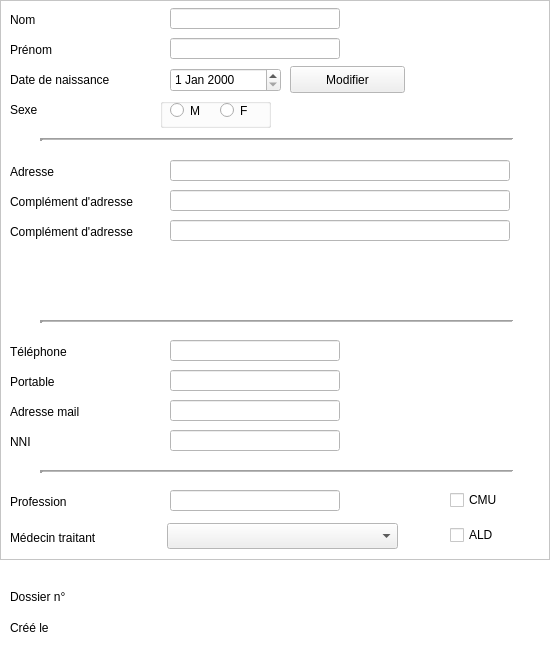
<?xml version="1.0" encoding="UTF-8"?>
<ui version="4.0">
 <class>dlg_identificationpatient</class>
 <widget class="QDialog" name="dlg_identificationpatient">
  <property name="windowModality">
   <enum>Qt::ApplicationModal</enum>
  </property>
  <property name="geometry">
   <rect>
    <x>0</x>
    <y>0</y>
    <width>550</width>
    <height>670</height>
   </rect>
  </property>
  <property name="sizePolicy">
   <sizepolicy hsizetype="Fixed" vsizetype="Fixed">
    <horstretch>0</horstretch>
    <verstretch>0</verstretch>
   </sizepolicy>
  </property>
  <property name="minimumSize">
   <size>
    <width>550</width>
    <height>670</height>
   </size>
  </property>
  <property name="maximumSize">
   <size>
    <width>550</width>
    <height>1200</height>
   </size>
  </property>
  <property name="palette">
   <palette>
    <active>
     <colorrole role="Base">
      <brush brushstyle="SolidPattern">
       <color alpha="255">
        <red>255</red>
        <green>255</green>
        <blue>255</blue>
       </color>
      </brush>
     </colorrole>
     <colorrole role="Window">
      <brush brushstyle="SolidPattern">
       <color alpha="255">
        <red>255</red>
        <green>255</green>
        <blue>255</blue>
       </color>
      </brush>
     </colorrole>
    </active>
    <inactive>
     <colorrole role="Base">
      <brush brushstyle="SolidPattern">
       <color alpha="255">
        <red>255</red>
        <green>255</green>
        <blue>255</blue>
       </color>
      </brush>
     </colorrole>
     <colorrole role="Window">
      <brush brushstyle="SolidPattern">
       <color alpha="255">
        <red>255</red>
        <green>255</green>
        <blue>255</blue>
       </color>
      </brush>
     </colorrole>
    </inactive>
    <disabled>
     <colorrole role="Base">
      <brush brushstyle="SolidPattern">
       <color alpha="255">
        <red>255</red>
        <green>255</green>
        <blue>255</blue>
       </color>
      </brush>
     </colorrole>
     <colorrole role="Window">
      <brush brushstyle="SolidPattern">
       <color alpha="255">
        <red>255</red>
        <green>255</green>
        <blue>255</blue>
       </color>
      </brush>
     </colorrole>
    </disabled>
   </palette>
  </property>
  <property name="focusPolicy">
   <enum>Qt::NoFocus</enum>
  </property>
  <property name="contextMenuPolicy">
   <enum>Qt::PreventContextMenu</enum>
  </property>
  <property name="windowTitle">
   <string>Identification patient</string>
  </property>
  <widget class="QFrame" name="Principalframe">
   <property name="geometry">
    <rect>
     <x>0</x>
     <y>0</y>
     <width>550</width>
     <height>560</height>
    </rect>
   </property>
   <property name="minimumSize">
    <size>
     <width>0</width>
     <height>560</height>
    </size>
   </property>
   <property name="frameShape">
    <enum>QFrame::StyledPanel</enum>
   </property>
   <property name="frameShadow">
    <enum>QFrame::Raised</enum>
   </property>
   <widget class="QLineEdit" name="NNIlineEdit">
    <property name="geometry">
     <rect>
      <x>170</x>
      <y>430</y>
      <width>170</width>
      <height>21</height>
     </rect>
    </property>
    <property name="maxLength">
     <number>15</number>
    </property>
   </widget>
   <widget class="Line" name="line_3">
    <property name="geometry">
     <rect>
      <x>40</x>
      <y>470</y>
      <width>475</width>
      <height>3</height>
     </rect>
    </property>
    <property name="frameShadow">
     <enum>QFrame::Sunken</enum>
    </property>
    <property name="lineWidth">
     <number>3</number>
    </property>
    <property name="midLineWidth">
     <number>1</number>
    </property>
    <property name="orientation">
     <enum>Qt::Horizontal</enum>
    </property>
   </widget>
   <widget class="QLineEdit" name="TellineEdit">
    <property name="geometry">
     <rect>
      <x>170</x>
      <y>340</y>
      <width>170</width>
      <height>21</height>
     </rect>
    </property>
    <property name="maxLength">
     <number>17</number>
    </property>
   </widget>
   <widget class="UpPushButton" name="ModifierDDNupPushButton">
    <property name="geometry">
     <rect>
      <x>290</x>
      <y>66</y>
      <width>115</width>
      <height>27</height>
     </rect>
    </property>
    <property name="focusPolicy">
     <enum>Qt::NoFocus</enum>
    </property>
    <property name="text">
     <string>Modifier</string>
    </property>
   </widget>
   <widget class="Line" name="line_2">
    <property name="geometry">
     <rect>
      <x>40</x>
      <y>320</y>
      <width>475</width>
      <height>3</height>
     </rect>
    </property>
    <property name="frameShadow">
     <enum>QFrame::Sunken</enum>
    </property>
    <property name="lineWidth">
     <number>3</number>
    </property>
    <property name="midLineWidth">
     <number>1</number>
    </property>
    <property name="orientation">
     <enum>Qt::Horizontal</enum>
    </property>
   </widget>
   <widget class="UpLineEdit" name="NomlineEdit">
    <property name="geometry">
     <rect>
      <x>170</x>
      <y>8</y>
      <width>170</width>
      <height>21</height>
     </rect>
    </property>
    <property name="focusPolicy">
     <enum>Qt::StrongFocus</enum>
    </property>
    <property name="contextMenuPolicy">
     <enum>Qt::DefaultContextMenu</enum>
    </property>
    <property name="maxLength">
     <number>45</number>
    </property>
   </widget>
   <widget class="QCheckBox" name="ALDcheckBox">
    <property name="geometry">
     <rect>
      <x>450</x>
      <y>525</y>
      <width>51</width>
      <height>20</height>
     </rect>
    </property>
    <property name="text">
     <string>ALD</string>
    </property>
   </widget>
   <widget class="QLabel" name="NNIlabel">
    <property name="geometry">
     <rect>
      <x>10</x>
      <y>434</y>
      <width>145</width>
      <height>16</height>
     </rect>
    </property>
    <property name="text">
     <string>NNI</string>
    </property>
   </widget>
   <widget class="QLineEdit" name="ProfessionlineEdit">
    <property name="geometry">
     <rect>
      <x>170</x>
      <y>490</y>
      <width>170</width>
      <height>21</height>
     </rect>
    </property>
    <property name="maxLength">
     <number>45</number>
    </property>
   </widget>
   <widget class="QLineEdit" name="MaillineEdit">
    <property name="geometry">
     <rect>
      <x>170</x>
      <y>400</y>
      <width>170</width>
      <height>21</height>
     </rect>
    </property>
    <property name="maxLength">
     <number>45</number>
    </property>
   </widget>
   <widget class="QLabel" name="Prenomlabel">
    <property name="geometry">
     <rect>
      <x>10</x>
      <y>42</y>
      <width>145</width>
      <height>16</height>
     </rect>
    </property>
    <property name="text">
     <string>Prénom</string>
    </property>
   </widget>
   <widget class="QLabel" name="Adresse2label">
    <property name="geometry">
     <rect>
      <x>10</x>
      <y>194</y>
      <width>145</width>
      <height>16</height>
     </rect>
    </property>
    <property name="text">
     <string>Complément d'adresse</string>
    </property>
   </widget>
   <widget class="QLabel" name="Maillabel">
    <property name="geometry">
     <rect>
      <x>10</x>
      <y>404</y>
      <width>145</width>
      <height>16</height>
     </rect>
    </property>
    <property name="text">
     <string>Adresse mail</string>
    </property>
   </widget>
   <widget class="UpLineEdit" name="PrenomlineEdit">
    <property name="geometry">
     <rect>
      <x>170</x>
      <y>38</y>
      <width>170</width>
      <height>21</height>
     </rect>
    </property>
    <property name="focusPolicy">
     <enum>Qt::StrongFocus</enum>
    </property>
    <property name="contextMenuPolicy">
     <enum>Qt::DefaultContextMenu</enum>
    </property>
    <property name="maxLength">
     <number>45</number>
    </property>
   </widget>
   <widget class="QGroupBox" name="SexegroupBox">
    <property name="geometry">
     <rect>
      <x>160</x>
      <y>98</y>
      <width>111</width>
      <height>30</height>
     </rect>
    </property>
    <property name="title">
     <string/>
    </property>
    <property name="flat">
     <bool>true</bool>
    </property>
    <widget class="QRadioButton" name="MradioButton">
     <property name="geometry">
      <rect>
       <x>10</x>
       <y>0</y>
       <width>35</width>
       <height>25</height>
      </rect>
     </property>
     <property name="focusPolicy">
      <enum>Qt::StrongFocus</enum>
     </property>
     <property name="text">
      <string>M</string>
     </property>
     <property name="autoExclusive">
      <bool>true</bool>
     </property>
    </widget>
    <widget class="QRadioButton" name="FradioButton">
     <property name="geometry">
      <rect>
       <x>60</x>
       <y>0</y>
       <width>35</width>
       <height>25</height>
      </rect>
     </property>
     <property name="focusPolicy">
      <enum>Qt::StrongFocus</enum>
     </property>
     <property name="text">
      <string>F</string>
     </property>
     <property name="autoExclusive">
      <bool>true</bool>
     </property>
    </widget>
   </widget>
   <widget class="QLabel" name="Sexelabel">
    <property name="geometry">
     <rect>
      <x>10</x>
      <y>102</y>
      <width>145</width>
      <height>16</height>
     </rect>
    </property>
    <property name="text">
     <string>Sexe</string>
    </property>
   </widget>
   <widget class="QLabel" name="Adresse3label">
    <property name="geometry">
     <rect>
      <x>10</x>
      <y>224</y>
      <width>145</width>
      <height>16</height>
     </rect>
    </property>
    <property name="text">
     <string>Complément d'adresse</string>
    </property>
   </widget>
   <widget class="QLabel" name="DDNlabel">
    <property name="geometry">
     <rect>
      <x>10</x>
      <y>72</y>
      <width>145</width>
      <height>16</height>
     </rect>
    </property>
    <property name="text">
     <string>Date de naissance</string>
    </property>
   </widget>
   <widget class="QLineEdit" name="Adresse1lineEdit">
    <property name="geometry">
     <rect>
      <x>170</x>
      <y>160</y>
      <width>340</width>
      <height>21</height>
     </rect>
    </property>
    <property name="maxLength">
     <number>70</number>
    </property>
    <property name="frame">
     <bool>true</bool>
    </property>
   </widget>
   <widget class="QLabel" name="Tellabel">
    <property name="geometry">
     <rect>
      <x>10</x>
      <y>344</y>
      <width>145</width>
      <height>16</height>
     </rect>
    </property>
    <property name="text">
     <string>Téléphone</string>
    </property>
   </widget>
   <widget class="QLabel" name="Portlabel">
    <property name="geometry">
     <rect>
      <x>10</x>
      <y>374</y>
      <width>145</width>
      <height>16</height>
     </rect>
    </property>
    <property name="text">
     <string>Portable</string>
    </property>
   </widget>
   <widget class="QLineEdit" name="Adresse2lineEdit">
    <property name="geometry">
     <rect>
      <x>170</x>
      <y>190</y>
      <width>340</width>
      <height>21</height>
     </rect>
    </property>
    <property name="maxLength">
     <number>70</number>
    </property>
    <property name="frame">
     <bool>true</bool>
    </property>
   </widget>
   <widget class="QLineEdit" name="Adresse3lineEdit">
    <property name="geometry">
     <rect>
      <x>170</x>
      <y>220</y>
      <width>340</width>
      <height>21</height>
     </rect>
    </property>
    <property name="maxLength">
     <number>70</number>
    </property>
    <property name="frame">
     <bool>true</bool>
    </property>
   </widget>
   <widget class="QLabel" name="Adresse1label">
    <property name="geometry">
     <rect>
      <x>10</x>
      <y>164</y>
      <width>145</width>
      <height>16</height>
     </rect>
    </property>
    <property name="text">
     <string>Adresse</string>
    </property>
   </widget>
   <widget class="QLabel" name="Professionlabel">
    <property name="geometry">
     <rect>
      <x>10</x>
      <y>494</y>
      <width>145</width>
      <height>16</height>
     </rect>
    </property>
    <property name="text">
     <string>Profession</string>
    </property>
   </widget>
   <widget class="Line" name="line">
    <property name="geometry">
     <rect>
      <x>40</x>
      <y>138</y>
      <width>475</width>
      <height>3</height>
     </rect>
    </property>
    <property name="frameShadow">
     <enum>QFrame::Sunken</enum>
    </property>
    <property name="lineWidth">
     <number>3</number>
    </property>
    <property name="midLineWidth">
     <number>1</number>
    </property>
    <property name="orientation">
     <enum>Qt::Horizontal</enum>
    </property>
   </widget>
   <widget class="QLabel" name="Nomlabel">
    <property name="geometry">
     <rect>
      <x>10</x>
      <y>12</y>
      <width>145</width>
      <height>16</height>
     </rect>
    </property>
    <property name="text">
     <string>Nom</string>
    </property>
   </widget>
   <widget class="QLineEdit" name="PortablelineEdit">
    <property name="geometry">
     <rect>
      <x>170</x>
      <y>370</y>
      <width>170</width>
      <height>21</height>
     </rect>
    </property>
    <property name="maxLength">
     <number>17</number>
    </property>
   </widget>
   <widget class="QDateEdit" name="DDNdateEdit">
    <property name="geometry">
     <rect>
      <x>170</x>
      <y>68</y>
      <width>111</width>
      <height>24</height>
     </rect>
    </property>
    <property name="focusPolicy">
     <enum>Qt::StrongFocus</enum>
    </property>
   </widget>
   <widget class="QLabel" name="Medecinlabel">
    <property name="geometry">
     <rect>
      <x>10</x>
      <y>530</y>
      <width>145</width>
      <height>16</height>
     </rect>
    </property>
    <property name="text">
     <string>Médecin traitant</string>
    </property>
   </widget>
   <widget class="UpComboBox" name="MGupComboBox">
    <property name="geometry">
     <rect>
      <x>167</x>
      <y>523</y>
      <width>231</width>
      <height>26</height>
     </rect>
    </property>
    <property name="focusPolicy">
     <enum>Qt::StrongFocus</enum>
    </property>
   </widget>
   <widget class="QCheckBox" name="CMUcheckBox">
    <property name="geometry">
     <rect>
      <x>450</x>
      <y>490</y>
      <width>51</width>
      <height>20</height>
     </rect>
    </property>
    <property name="text">
     <string>CMU</string>
    </property>
   </widget>
  </widget>
  <widget class="QLabel" name="idPatientlabel">
   <property name="geometry">
    <rect>
     <x>10</x>
     <y>589</y>
     <width>121</width>
     <height>16</height>
    </rect>
   </property>
   <property name="text">
    <string>Dossier n°</string>
   </property>
   <property name="textFormat">
    <enum>Qt::AutoText</enum>
   </property>
  </widget>
  <widget class="QLabel" name="Createurlabel">
   <property name="geometry">
    <rect>
     <x>10</x>
     <y>620</y>
     <width>111</width>
     <height>16</height>
    </rect>
   </property>
   <property name="text">
    <string>Créé le</string>
   </property>
  </widget>
 </widget>
 <customwidgets>
  <customwidget>
   <class>UpLineEdit</class>
   <extends>QLineEdit</extends>
   <header>uplineedit.h</header>
  </customwidget>
  <customwidget>
   <class>UpPushButton</class>
   <extends>QPushButton</extends>
   <header>uppushbutton.h</header>
  </customwidget>
  <customwidget>
   <class>UpComboBox</class>
   <extends>QComboBox</extends>
   <header>upcombobox.h</header>
  </customwidget>
 </customwidgets>
 <tabstops>
  <tabstop>NomlineEdit</tabstop>
  <tabstop>PrenomlineEdit</tabstop>
  <tabstop>DDNdateEdit</tabstop>
  <tabstop>MradioButton</tabstop>
  <tabstop>FradioButton</tabstop>
  <tabstop>Adresse1lineEdit</tabstop>
  <tabstop>Adresse2lineEdit</tabstop>
  <tabstop>Adresse3lineEdit</tabstop>
  <tabstop>TellineEdit</tabstop>
  <tabstop>PortablelineEdit</tabstop>
  <tabstop>MaillineEdit</tabstop>
  <tabstop>NNIlineEdit</tabstop>
  <tabstop>ProfessionlineEdit</tabstop>
  <tabstop>MGupComboBox</tabstop>
  <tabstop>ALDcheckBox</tabstop>
 </tabstops>
 <resources/>
 <connections/>
</ui>
